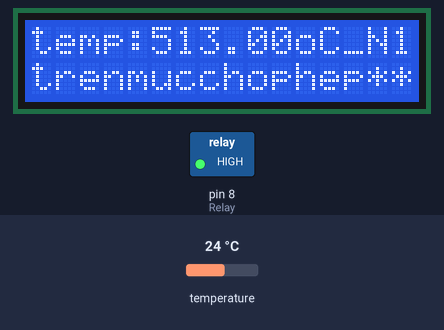
This sketch was run on a simulated Arduino Uno, built with avr-gcc and run on an emulated ATmega328P. On the bench: 16×2 character LCD, switched loads named in the sketch (green lamp = pin HIGH). Wiring (inferred from the names in the program): DS18B20 sensor: data pin 9. The test bench sets the inputs (shaded band); at power-on: temperature 24 °C. Pins used as bus, display or sensor lines are not drawn; what the sketch prints to the serial monitor is not drawn.

Above: at 1.2 s.
1.3 s: temperature set to 12 °C
At 3.3 s:
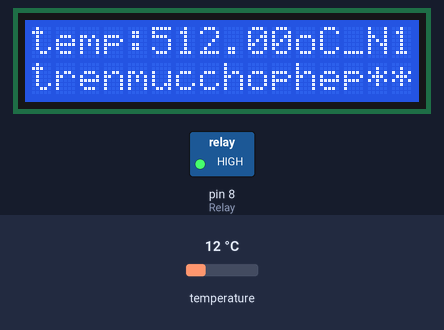
3.7 s: temperature set to 7 °C
At 4.7 s:
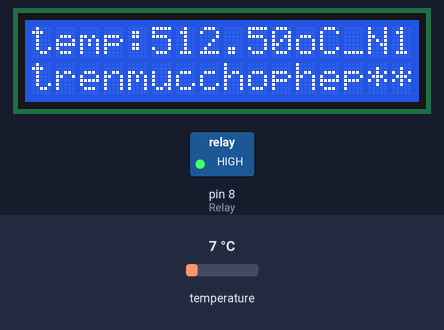
Timing chart, 0 to 6.7 s (numbered marks = the images above; inputs shaded):
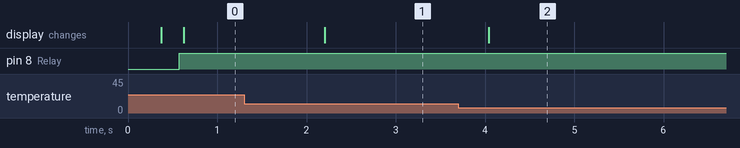

Measured:
- after the input at 1.3 s, the display: changes after 0.91 s (image 1)
- after the input at 3.7 s, the display: changes after 0.34 s (image 2)

The sketch:

e2.ino
```cpp
// Sử dụng Arduino đọc nhiệt độ từ cảm biến DS18B20. Hiển thị kết quả lên màn hình LCD. Từ kết quả thu được từ cảm biến tử đó điển khiển quạt được kết nối với RELAY
#include<LiquidCrystal.h>
int DSPIN = 9;
#define Relay 8
int CAO=30;
int THAP=26;
const int rs=12, en=11, d4=5, d5= 4, d6=3, d7=2; // vss> âm nguồn, vdd>dương nguồn, v0 biến trở,rw âm nguồn, A> dương, K>âm
LiquidCrystal lcd(rs,en,d4,d5,d6,d7);

void setup() {
  // put your setup code here, to run once:
  Serial.begin(9600);
 // pinMode(PC13, OUTPUT);
pinMode(Relay, OUTPUT);
digitalWrite(Relay, LOW);
lcd.begin(16,2);

}

void loop()
{
  // put your main code here, to run repeatedly:
  double temp = TempRead();
  temp  = temp * 0.0625; // conversion accuracy is 0.0625 / LSB

  Serial.print("Temperature: ");
  Serial.print(temp);
  Serial.println(" °C");
  Serial.println("");

  delay(300);
  lcd.setCursor(0,0);
  lcd.print("temp:");
  lcd.print(temp);
  lcd.print("oC_N17");
  delay(100);


  //if (temp<26){
    //digitalWrite(Relay,LOW);
    //digitalWrite(PC13, HIGH);
    //delay(200);
   // digitalWrite(PC13, LOW);
    //delay(200);
  // lcd.setCursor(0,1); // cot 0 hang 1
  //lcd.print("duoimucchophep**");
   //}
//delay (100);

if(temp<CAO&&temp>THAP){
    digitalWrite(Relay, LOW);
    delay(50);
     lcd.setCursor(0,1);
  lcd.print("binh thuong*****");
  }

delay(100);
  if(temp>CAO){
    digitalWrite(Relay, HIGH);
    delay(50);
     lcd.setCursor(0,1);
  lcd.print("trenmucchophep**");


  }
  delay(50);


}

boolean DS18B20_Init() // ket noi voi cam bien
{
  bool ret = 0;
  digitalWrite(DSPIN, LOW);     // Send reset pulse to the DS18B20 sensor
  pinMode(DSPIN, OUTPUT);
  delayMicroseconds(500);             // Wait 500 us
  pinMode(DSPIN, INPUT);
  delayMicroseconds(100);             //wait to read the DS18B20 sensor response
  if (!digitalRead(DSPIN)) {         //       neu =0
    ret = 1;                          // DS18B20 sensor is present
    delayMicroseconds(400);           // Wait 400 us
  }
  return(ret);
}

void DS18B20_Write(byte data)
{
  pinMode(DSPIN, OUTPUT);
  for (int i = 0; i < 8; i++)
  {
    digitalWrite(DSPIN, LOW);
    delayMicroseconds(10);
    if (data & 1) digitalWrite(DSPIN, HIGH);
    else digitalWrite(DSPIN, LOW);
    data >>= 1;
    delayMicroseconds(50);
    digitalWrite(DSPIN, HIGH);
  }
}

byte DS18B20_Read()
{
  pinMode(DSPIN, OUTPUT); // thiet lap chan dspin la output
  digitalWrite(DSPIN, HIGH);// bat dspin
  delayMicroseconds(2);
  byte data = 0;
  for (int i = 0; i < 8; i++)
  {
    digitalWrite(DSPIN, LOW);
    delayMicroseconds(1);
    digitalWrite(DSPIN, HIGH);
    pinMode(DSPIN, INPUT);// chan dspin la input
    delayMicroseconds(5);
    data >>= 1; // dich bit logic phai
    if (digitalRead(DSPIN)) data |= 0x80; // doc tin hieu tu digital dspin!=0 thi . 0x80 nghia la 1000 0000, |= là phep or
    delayMicroseconds(55);
    pinMode(DSPIN, OUTPUT);
    digitalWrite(DSPIN, HIGH);
  }
  return data;
}

int TempRead()
{
  if (!DS18B20_Init()) return 0; // neu ham nay ko dung thi tra ve 0
  DS18B20_Write (0xCC); // Send skip ROM command (cho phep bus truy cap nhanh cac chuc nang cua bo nho ma ko can cung cap ma ROM 64 bit)
  DS18B20_Write (0x44); // RAM Send reading start conversion command (bat dau chuyen doi nhiet do, no se tra ve 1 khi qua trinh chuyen doi nhiet do hoan tat )
  if (!DS18B20_Init()) return 0;
  DS18B20_Write (0xCC); // Send skip ROM command
  DS18B20_Write (0xBE); // Read the register, a total of nine bytes, the first two bytes are the conversion value
  int temp = DS18B20_Read (); // Low byte
  temp |= DS18B20_Read () << 8; // High byte
  return temp;
}
```
